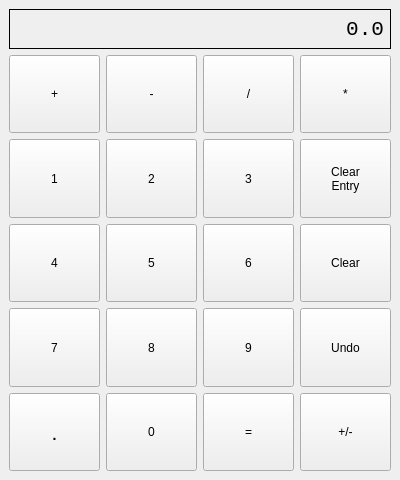
<?xml version="1.0" encoding="UTF-8"?>
<ui version="4.0">
 <class>MainWindow</class>
 <widget class="QMainWindow" name="MainWindow">
  <property name="geometry">
   <rect>
    <x>0</x>
    <y>0</y>
    <width>400</width>
    <height>480</height>
   </rect>
  </property>
  <property name="minimumSize">
   <size>
    <width>400</width>
    <height>480</height>
   </size>
  </property>
  <property name="maximumSize">
   <size>
    <width>470</width>
    <height>550</height>
   </size>
  </property>
  <property name="windowTitle">
   <string>Calculator</string>
  </property>
  <widget class="QWidget" name="centralwidget">
   <layout class="QGridLayout" name="gridLayout">
    <item row="3" column="0">
     <widget class="QPushButton" name="bttn_1">
      <property name="sizePolicy">
       <sizepolicy hsizetype="MinimumExpanding" vsizetype="MinimumExpanding">
        <horstretch>0</horstretch>
        <verstretch>0</verstretch>
       </sizepolicy>
      </property>
      <property name="minimumSize">
       <size>
        <width>56</width>
        <height>56</height>
       </size>
      </property>
      <property name="text">
       <string>1</string>
      </property>
     </widget>
    </item>
    <item row="2" column="2">
     <widget class="QPushButton" name="bttn_divid">
      <property name="sizePolicy">
       <sizepolicy hsizetype="MinimumExpanding" vsizetype="MinimumExpanding">
        <horstretch>0</horstretch>
        <verstretch>0</verstretch>
       </sizepolicy>
      </property>
      <property name="minimumSize">
       <size>
        <width>56</width>
        <height>40</height>
       </size>
      </property>
      <property name="text">
       <string>/</string>
      </property>
     </widget>
    </item>
    <item row="2" column="3">
     <widget class="QPushButton" name="bttn_multi">
      <property name="sizePolicy">
       <sizepolicy hsizetype="MinimumExpanding" vsizetype="MinimumExpanding">
        <horstretch>0</horstretch>
        <verstretch>0</verstretch>
       </sizepolicy>
      </property>
      <property name="minimumSize">
       <size>
        <width>56</width>
        <height>40</height>
       </size>
      </property>
      <property name="text">
       <string>*</string>
      </property>
     </widget>
    </item>
    <item row="2" column="0">
     <widget class="QPushButton" name="bttn_add">
      <property name="sizePolicy">
       <sizepolicy hsizetype="MinimumExpanding" vsizetype="MinimumExpanding">
        <horstretch>0</horstretch>
        <verstretch>0</verstretch>
       </sizepolicy>
      </property>
      <property name="minimumSize">
       <size>
        <width>56</width>
        <height>40</height>
       </size>
      </property>
      <property name="text">
       <string>+</string>
      </property>
     </widget>
    </item>
    <item row="4" column="0">
     <widget class="QPushButton" name="bttn_4">
      <property name="sizePolicy">
       <sizepolicy hsizetype="MinimumExpanding" vsizetype="MinimumExpanding">
        <horstretch>0</horstretch>
        <verstretch>0</verstretch>
       </sizepolicy>
      </property>
      <property name="minimumSize">
       <size>
        <width>56</width>
        <height>56</height>
       </size>
      </property>
      <property name="text">
       <string>4</string>
      </property>
     </widget>
    </item>
    <item row="2" column="1">
     <widget class="QPushButton" name="bttn_sub">
      <property name="sizePolicy">
       <sizepolicy hsizetype="MinimumExpanding" vsizetype="Preferred">
        <horstretch>0</horstretch>
        <verstretch>0</verstretch>
       </sizepolicy>
      </property>
      <property name="minimumSize">
       <size>
        <width>56</width>
        <height>40</height>
       </size>
      </property>
      <property name="text">
       <string>-</string>
      </property>
     </widget>
    </item>
    <item row="5" column="0">
     <widget class="QPushButton" name="bttn_7">
      <property name="sizePolicy">
       <sizepolicy hsizetype="MinimumExpanding" vsizetype="MinimumExpanding">
        <horstretch>0</horstretch>
        <verstretch>0</verstretch>
       </sizepolicy>
      </property>
      <property name="minimumSize">
       <size>
        <width>56</width>
        <height>56</height>
       </size>
      </property>
      <property name="text">
       <string>7</string>
      </property>
     </widget>
    </item>
    <item row="3" column="1">
     <widget class="QPushButton" name="bttn_2">
      <property name="sizePolicy">
       <sizepolicy hsizetype="MinimumExpanding" vsizetype="MinimumExpanding">
        <horstretch>0</horstretch>
        <verstretch>0</verstretch>
       </sizepolicy>
      </property>
      <property name="minimumSize">
       <size>
        <width>56</width>
        <height>56</height>
       </size>
      </property>
      <property name="text">
       <string>2</string>
      </property>
     </widget>
    </item>
    <item row="3" column="2">
     <widget class="QPushButton" name="bttn_3">
      <property name="sizePolicy">
       <sizepolicy hsizetype="MinimumExpanding" vsizetype="MinimumExpanding">
        <horstretch>0</horstretch>
        <verstretch>0</verstretch>
       </sizepolicy>
      </property>
      <property name="minimumSize">
       <size>
        <width>56</width>
        <height>56</height>
       </size>
      </property>
      <property name="text">
       <string>3</string>
      </property>
     </widget>
    </item>
    <item row="4" column="1">
     <widget class="QPushButton" name="bttn_5">
      <property name="sizePolicy">
       <sizepolicy hsizetype="MinimumExpanding" vsizetype="MinimumExpanding">
        <horstretch>0</horstretch>
        <verstretch>0</verstretch>
       </sizepolicy>
      </property>
      <property name="minimumSize">
       <size>
        <width>56</width>
        <height>56</height>
       </size>
      </property>
      <property name="text">
       <string>5</string>
      </property>
     </widget>
    </item>
    <item row="4" column="2">
     <widget class="QPushButton" name="bttn_6">
      <property name="sizePolicy">
       <sizepolicy hsizetype="MinimumExpanding" vsizetype="MinimumExpanding">
        <horstretch>0</horstretch>
        <verstretch>0</verstretch>
       </sizepolicy>
      </property>
      <property name="minimumSize">
       <size>
        <width>56</width>
        <height>56</height>
       </size>
      </property>
      <property name="text">
       <string>6</string>
      </property>
     </widget>
    </item>
    <item row="5" column="1">
     <widget class="QPushButton" name="bttn_8">
      <property name="sizePolicy">
       <sizepolicy hsizetype="MinimumExpanding" vsizetype="MinimumExpanding">
        <horstretch>0</horstretch>
        <verstretch>0</verstretch>
       </sizepolicy>
      </property>
      <property name="minimumSize">
       <size>
        <width>56</width>
        <height>56</height>
       </size>
      </property>
      <property name="text">
       <string>8</string>
      </property>
     </widget>
    </item>
    <item row="5" column="2">
     <widget class="QPushButton" name="bttn_9">
      <property name="sizePolicy">
       <sizepolicy hsizetype="MinimumExpanding" vsizetype="MinimumExpanding">
        <horstretch>0</horstretch>
        <verstretch>0</verstretch>
       </sizepolicy>
      </property>
      <property name="minimumSize">
       <size>
        <width>56</width>
        <height>56</height>
       </size>
      </property>
      <property name="text">
       <string>9</string>
      </property>
     </widget>
    </item>
    <item row="6" column="1">
     <widget class="QPushButton" name="bttn_0">
      <property name="sizePolicy">
       <sizepolicy hsizetype="MinimumExpanding" vsizetype="MinimumExpanding">
        <horstretch>0</horstretch>
        <verstretch>0</verstretch>
       </sizepolicy>
      </property>
      <property name="minimumSize">
       <size>
        <width>56</width>
        <height>56</height>
       </size>
      </property>
      <property name="text">
       <string>0</string>
      </property>
     </widget>
    </item>
    <item row="6" column="2">
     <widget class="QPushButton" name="bttn_equl">
      <property name="sizePolicy">
       <sizepolicy hsizetype="MinimumExpanding" vsizetype="MinimumExpanding">
        <horstretch>0</horstretch>
        <verstretch>0</verstretch>
       </sizepolicy>
      </property>
      <property name="minimumSize">
       <size>
        <width>56</width>
        <height>56</height>
       </size>
      </property>
      <property name="text">
       <string>=</string>
      </property>
     </widget>
    </item>
    <item row="1" column="0" colspan="4">
     <widget class="QLabel" name="lbl_display">
      <property name="minimumSize">
       <size>
        <width>250</width>
        <height>40</height>
       </size>
      </property>
      <property name="maximumSize">
       <size>
        <width>16777215</width>
        <height>40</height>
       </size>
      </property>
      <property name="font">
       <font>
        <family>Lucida Console</family>
        <pointsize>16</pointsize>
       </font>
      </property>
      <property name="frameShape">
       <enum>QFrame::Box</enum>
      </property>
      <property name="text">
       <string>0.0</string>
      </property>
      <property name="alignment">
       <set>Qt::AlignRight|Qt::AlignTrailing|Qt::AlignVCenter</set>
      </property>
     </widget>
    </item>
    <item row="6" column="0">
     <widget class="QPushButton" name="bttn_decim">
      <property name="sizePolicy">
       <sizepolicy hsizetype="MinimumExpanding" vsizetype="MinimumExpanding">
        <horstretch>0</horstretch>
        <verstretch>0</verstretch>
       </sizepolicy>
      </property>
      <property name="minimumSize">
       <size>
        <width>56</width>
        <height>56</height>
       </size>
      </property>
      <property name="font">
       <font>
        <pointsize>16</pointsize>
       </font>
      </property>
      <property name="text">
       <string>.</string>
      </property>
     </widget>
    </item>
    <item row="5" column="3">
     <widget class="QPushButton" name="bttn_undo">
      <property name="sizePolicy">
       <sizepolicy hsizetype="MinimumExpanding" vsizetype="MinimumExpanding">
        <horstretch>0</horstretch>
        <verstretch>0</verstretch>
       </sizepolicy>
      </property>
      <property name="minimumSize">
       <size>
        <width>56</width>
        <height>56</height>
       </size>
      </property>
      <property name="text">
       <string>Undo</string>
      </property>
     </widget>
    </item>
    <item row="4" column="3">
     <widget class="QPushButton" name="bttn_clr">
      <property name="sizePolicy">
       <sizepolicy hsizetype="MinimumExpanding" vsizetype="MinimumExpanding">
        <horstretch>0</horstretch>
        <verstretch>0</verstretch>
       </sizepolicy>
      </property>
      <property name="minimumSize">
       <size>
        <width>56</width>
        <height>56</height>
       </size>
      </property>
      <property name="text">
       <string>Clear</string>
      </property>
     </widget>
    </item>
    <item row="3" column="3">
     <widget class="QPushButton" name="bttn_clr_entry">
      <property name="sizePolicy">
       <sizepolicy hsizetype="MinimumExpanding" vsizetype="MinimumExpanding">
        <horstretch>0</horstretch>
        <verstretch>0</verstretch>
       </sizepolicy>
      </property>
      <property name="minimumSize">
       <size>
        <width>56</width>
        <height>56</height>
       </size>
      </property>
      <property name="text">
       <string>Clear
Entry</string>
      </property>
     </widget>
    </item>
    <item row="6" column="3">
     <widget class="QPushButton" name="bttn_invert">
      <property name="sizePolicy">
       <sizepolicy hsizetype="MinimumExpanding" vsizetype="MinimumExpanding">
        <horstretch>0</horstretch>
        <verstretch>0</verstretch>
       </sizepolicy>
      </property>
      <property name="minimumSize">
       <size>
        <width>56</width>
        <height>56</height>
       </size>
      </property>
      <property name="text">
       <string>+/-</string>
      </property>
     </widget>
    </item>
   </layout>
  </widget>
  <widget class="QMenuBar" name="menubar">
   <property name="geometry">
    <rect>
     <x>0</x>
     <y>0</y>
     <width>400</width>
     <height>26</height>
    </rect>
   </property>
  </widget>
 </widget>
 <tabstops>
  <tabstop>bttn_1</tabstop>
  <tabstop>bttn_2</tabstop>
  <tabstop>bttn_3</tabstop>
  <tabstop>bttn_4</tabstop>
  <tabstop>bttn_5</tabstop>
  <tabstop>bttn_6</tabstop>
  <tabstop>bttn_7</tabstop>
  <tabstop>bttn_8</tabstop>
  <tabstop>bttn_9</tabstop>
  <tabstop>bttn_0</tabstop>
  <tabstop>bttn_equl</tabstop>
  <tabstop>bttn_add</tabstop>
  <tabstop>bttn_sub</tabstop>
  <tabstop>bttn_divid</tabstop>
  <tabstop>bttn_multi</tabstop>
 </tabstops>
 <resources/>
 <connections/>
</ui>
